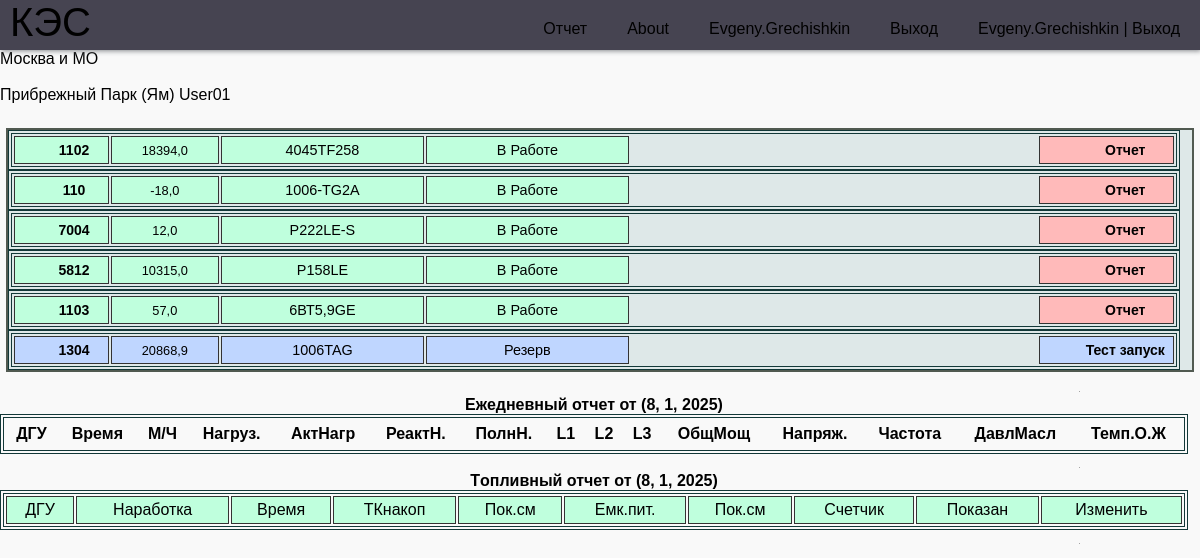
Before: /area/4/ (signed in) with the older database file.
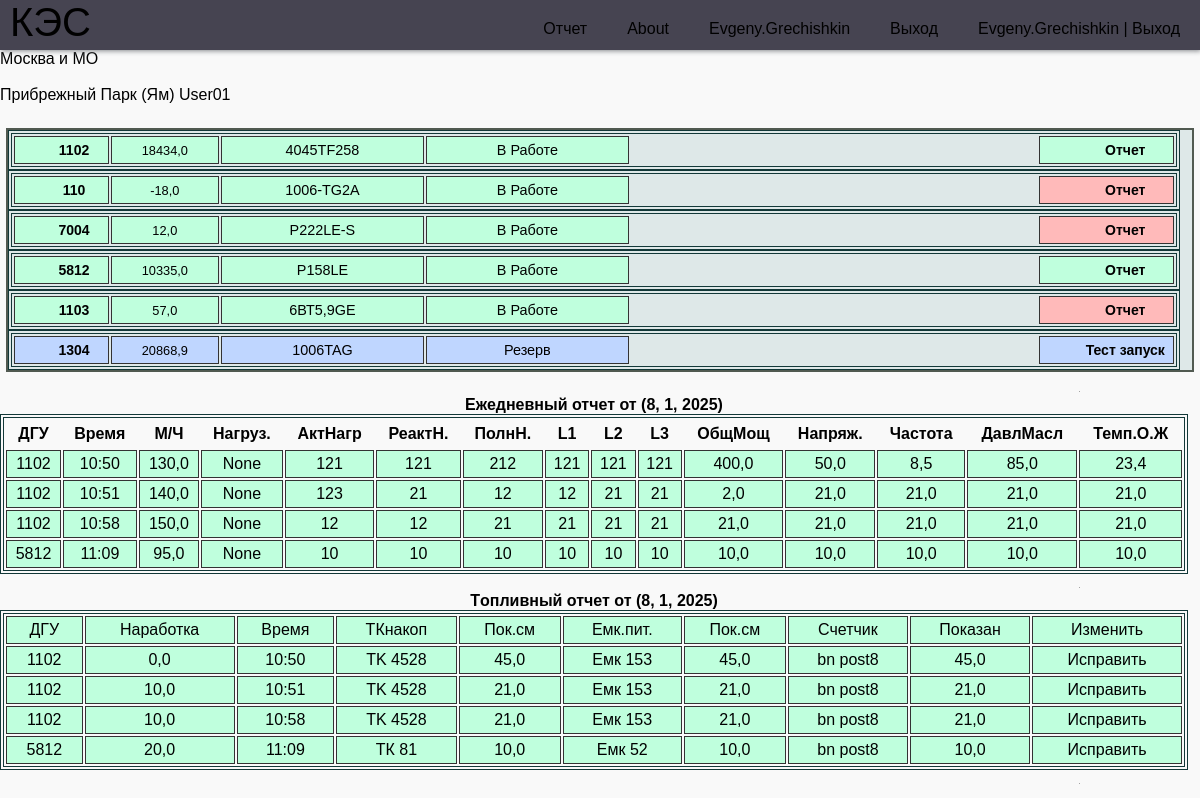
After: the same page with the newer database file.
### report/models.py (models this page shows, shortened)
class CreateDGU(models.Model):
    name = models.CharField(max_length=30, verbose_name="Номер Дгу")
    hours = models.FloatField(null=True, default=0, verbose_name='МотоЧасы')
    maker_dvs = models.ForeignKey(Maker, on_delete=models.SET_NULL, null=True, blank=True, verbose_name="Производитель")
    long_name = models.CharField(max_length=30, null=True, blank=True, verbose_name="Название Дгу")
    post_name = models.ForeignKey(Post, on_delete=models.SET_NULL, null=True, blank=True, verbose_name="Название поста")
    dvs = models.ForeignKey(DVS, on_delete=models.SET_NULL, null=True, blank=True, verbose_name="ДВС")
    alternator = models.ForeignKey(Alternator, on_delete=models.SET_NULL, null=True, blank=True, verbose_name="Генератор")
    location = models.ForeignKey(Location, on_delete=models.SET_NULL, null=True, blank=True, verbose_name="Обьект")
    work = models.BooleanField(default=False, verbose_name='в Работе')
    status = models.ForeignKey(Status, on_delete=models.SET_NULL, null=True, verbose_name="Состояние")
    emkost_nak = models.ForeignKey(TK, on_delete=models.SET_NULL, default=1,
                                   null=True, blank=True, verbose_name="Номер накопительной емкости")
    emkost_pit = models.ForeignKey(Emkost, on_delete=models.SET_NULL, default=1,
                                   null=True, blank=True, verbose_name="Номер питательной емкости")
    pump_meter = models.ForeignKey(Pump_meter, on_delete=models.SET_NULL, default=1,
                                   null=True, blank=True, verbose_name="Счетчик насоса")
    mercury = models.ForeignKey(Mercury, on_delete=models.SET_NULL, null=True, blank=True, default=1,
                                verbose_name="Счетчик меркурий")
    paralel = models.BooleanField(default=False, verbose_name='Паралель')
    koguch = models.BooleanField(default=False, verbose_name='Кожухное Исполнение')
    weight = models.PositiveIntegerField(null=True, blank=True, default=0, verbose_name='Вес кг')
    lsh = models.CharField(max_length=100, null=True, blank=True, verbose_name="Длинна * Ширина * Высота ")
    title = models.CharField(max_length=250, blank=True, verbose_name='Описание  проблем')
    data_to = models.DateField(blank=True, null=True,  verbose_name='Дата последнего ТО')
    motochas_to = models.PositiveIntegerField(null=True, blank=True,  verbose_name='Моточасы последнего ТО')
    interval_to = models.PositiveIntegerField(null=True, blank=True, default=300, verbose_name='Межсервисный интервал')
    nagruzka = models.BooleanField(default=True, verbose_name='Нагрузка')
    active = models.BooleanField(default=True, verbose_name='Активная Нагрузка')
    reactive = models.BooleanField(default=True, verbose_name='Реактивная Нагрузка')
    full_load = models.BooleanField(default=True, verbose_name='Полная Нагрузка')
    l1 = models.BooleanField(default=True, verbose_name='L1')
    l2 = models.BooleanField(default=True, verbose_name='L2')
    l3 = models.BooleanField(default=True, verbose_name='L3')
    total_power = models.BooleanField(default=True, verbose_name='Общая мощность')
    voltage = models.BooleanField(default=True, verbose_name='Напряжение')
    frequency = models.BooleanField(default=True, verbose_name='Частота')
    dmasla = models.BooleanField(default=True, verbose_name='Давление масла')
    tog = models.BooleanField(default=True, verbose_name='Темп. Охл. Жидкости')
    akb = models.BooleanField(default=True, verbose_name='АКБ')
    primechanie = models.BooleanField(default=True, verbose_name='Примечания')
    tk_nak = models.BooleanField(default=True, verbose_name='ТК')
    emk_pit = models.BooleanField(default=True, verbose_name='Емкость питательная')
    pump_m = models.BooleanField(default=True, verbose_name='Счетчик Насоса')
    mrc = models.BooleanField(default=False, verbose_name='Меркурий')
    class Meta:
        verbose_name = 'ДГУ'
        verbose_name_plural = 'ДГУ'

class DVS(models.Model):
    model_dvs = models.ForeignKey(DVSmodel, on_delete=models.SET_NULL, blank=True, null=True, verbose_name="ДВС")
    sn = models.CharField(max_length=70, blank=True, verbose_name='Серейный номер')
    engine_hours = models.FloatField(default=0, null=True, verbose_name="Моточасы")
    title = models.CharField(max_length=250, blank=True, verbose_name='Описание')
    class Meta:
        verbose_name = 'ДВС'
        verbose_name_plural = 'ДВС'

class DVSmodel(models.Model):
    model_dvs = models.CharField(blank=True, max_length=30, verbose_name='Модель ДВС')
    maker_dvs = models.ForeignKey(Maker, on_delete=models.SET_NULL, null=True, verbose_name="Производитель")
    power = models.IntegerField(blank=True, verbose_name="Мощьность ДВС")
    cylinders = models.IntegerField(blank=True, verbose_name="Количество цилиндров")
    volume = models.DecimalField(blank=True, null=True, max_digits=5, decimal_places=2,  verbose_name="Объем ДВС")
    weight = models.PositiveIntegerField(null=True, blank=True, default=0, verbose_name='Вес кг')
    title = models.CharField(max_length=250, blank=True, verbose_name='Описание')
    class Meta:
        verbose_name = 'Модель ДВС'
        verbose_name_plural = 'Модель ДВС'

class ReportDGU(models.Model):
    dgu = models.ForeignKey(CreateDGU, on_delete=models.SET_NULL, null=True, verbose_name="Номер Дгу")
    author = models.ForeignKey(get_user_model(), on_delete=models.SET_NULL, related_name='posts', null=True,
                               default=None)
    narabotka = models.FloatField(blank=True, null=True,  verbose_name='Моточасы')
    nar = models.FloatField(null=True, default=0, verbose_name='Наработка')
    nagruzka = models.PositiveIntegerField(null=True, blank=True, verbose_name='Нагрузка')
    active = models.PositiveIntegerField(null=True, blank=True,  verbose_name='Активная Нагрузка')
    reactive = models.PositiveIntegerField(null=True, blank=True,  verbose_name='Реактивная  Нагрузка')
    full_load = models.PositiveIntegerField(null=True, blank=True,  verbose_name='Полная  Нагрузка')
    l1 = models.PositiveSmallIntegerField(null=True, blank=True,  verbose_name='L1')
    l2 = models.PositiveSmallIntegerField(null=True, blank=True,  verbose_name='L2')
    l3 = models.PositiveSmallIntegerField(null=True, blank=True,  verbose_name='L3')
    total_power = models.PositiveSmallIntegerField(null=True, blank=True,  verbose_name='Общая Мощность')
    voltage = models.FloatField(blank=True, null=True,  verbose_name='Напряжение')
    frequency = models.FloatField(blank=True, null=True,  verbose_name='Частота')
    dmasla = models.FloatField(blank=True, null=True, verbose_name='Давление масла')
    tc = models.FloatField(blank=True, null=True,  verbose_name='Темп. Охл. Жидкости')
    akb = models.FloatField(blank=True, null=True, verbose_name='АКБ')
    title = models.CharField(max_length=450, null=True, blank=True,  verbose_name='Замечания')
    emkost_nak = models.ForeignKey(TK, on_delete=models.SET_NULL,
                                   null=True, blank=True, verbose_name="Номер накопительной емкости")
    emkost_nak_pok = models.FloatField(blank=True, null=True,  verbose_name='Уровень ДТ  см')
    emkost_pit = models.ForeignKey(Emkost, on_delete=models.SET_NULL,
                                   null=True, blank=True, verbose_name="Номер питательной емкости")
    emkost_pit_pok = models.FloatField(blank=True, null=True,  verbose_name='Уровень ДТ  см')
    pump_meter = models.ForeignKey(Pump_meter, on_delete=models.SET_NULL,
                                   null=True, blank=True, verbose_name="Счетчик насоса")
    pump_meter_pok = models.FloatField(blank=True, null=True,  verbose_name='Счетчик л')
    mercury = models.ForeignKey(Mercury, on_delete=models.SET_NULL, null=True, blank=True,
                                verbose_name="Счетчик меркурий")
    mercury_pok = models.FloatField(null=True, default=0, verbose_name='Покозания Меркурия')
    time_create = models.DateTimeField(auto_now_add=True, blank=True, null=True,)
    time_update = models.DateTimeField(auto_now=True, blank=True, null=True,)
    class Meta:
        verbose_name = 'Ежедневный отчет'
        verbose_name_plural = 'Ежедневный отчет'

class TK(models.Model):
    number = models.CharField(max_length=50, blank=True, null=True, verbose_name="Номер емкости")
    emkost = models.ForeignKey(Emkost, on_delete=models.CASCADE, null=True, blank=True, verbose_name="Емкость")
    title = models.CharField(max_length=250, blank=True, null=True, verbose_name="Примичание")
    class Meta:
        verbose_name = 'ТК'
        verbose_name_plural = 'ТК'

class Emkost(models.Model):
    number = models.CharField(max_length=50, blank=True, null=True, verbose_name="Номер емкости")
    model_em = models.ForeignKey(EmkostModel, on_delete=models.SET_NULL, null=True, blank=True,
                                 verbose_name="Название емкости")
    model_tk = models.ForeignKey(TKModel, on_delete=models.SET_NULL, null=True, blank=True,
                                 verbose_name="Название Контейнера")
    pitat = models.BooleanField(default=True, verbose_name='Питательная емкость')
    post_name = models.ForeignKey(Post, on_delete=models.SET_NULL, null=True, blank=True, verbose_name="Название поста")
    location = models.ForeignKey(Location, on_delete=models.CASCADE, null=True, blank=True,
                                 verbose_name="Название локации")
    pump_meter = models.ForeignKey(Pump_meter, on_delete=models.SET_NULL, null=True, blank=True, verbose_name="номер насоса")
    title = models.CharField(max_length=250, blank=True, null=True, verbose_name="Примичание")
    meter = models.FloatField(null=True, default=0, verbose_name='Измерения см.')
    class Meta:
        verbose_name = 'Емкость'
        verbose_name_plural = 'Емкость'

class Pump_meter(models.Model):
    name = models.CharField(max_length=10, blank=True, null=True,verbose_name="Номер насоса")
    title = models.CharField(max_length=250, blank=True, null=True,verbose_name="Примичание")
    meter = models.FloatField(null=True, default=0, verbose_name='Покозания счетчика насоса')
    meter1 = models.FloatField(null=True,  default=0, verbose_name='Покозания счетчика насоса короткое')
    class Meta:
        verbose_name = 'Насос топливный'
        verbose_name_plural = 'Насосы топливные'

### report/views.py (the view)
# urls.py: path("area/<int:id>/", area, name='area'),
@login_required
def area(request, id):
    y, m, d = (int(i) for i in date.today().isoformat().split("-"))
    dgus = CreateDGU.objects.filter(location=id)
    location = Location.objects.get(id=id)
    object_kes = Location.objects.get(id=id).object_kes.name
    report = ReportDGU.objects.filter(time_create__date=date(y, m, d), dgu__location__id=id)
    rpt = set(i.dgu.name for i in report)
    return render(request, "area.html",
                  {'dgus': dgus, 'location': location, 'object_kes': object_kes,
                   'report': report, 'rpt': rpt, 'dmy': (d, m, y)})

### report/templates/area.html (shortened to what the changed rows need)
{% extends 'base.html' %}
{% load static %}
{% block css %}
    <link rel="stylesheet" href="{% static 'style/style.css' %}">
    <link rel="stylesheet" href="{% static 'style/style_area.css' %}">
{% endblock css %}
{% block content %}
<main>
    <p>{{ object_kes }}</p> <br>
    <p>{{ location.name }} {{ location.operator }}</p> <br>
        <div class="blok_1  inline">
            {% for dgu in dgus %}
                <table>
                    <tr>
                        {% if dgu.status.id == 2 %}
                            <td class="st1 dgu_status_avar"><a href="{% url 'dgu' dgu.id %}" >{{dgu.name}}</a></td>
                            <td class="st5 dgu_status_avar">{{dgu.dvs.engine_hours}}</td>
                            <td class="st2 dgu_status_avar">{{dgu.dvs.model_dvs.model_dvs}}</td>
                            <td class="st3 dgu_status_avar">Аварийная остановка</td>
                            <td class="st6 dgu_status_avar">{{dgu.title}}</td>
                            <td class="st4 dgu_status_avar"><a href="../../create_report/{{dgu.id}}">Ремонт</a></td>
                        {% elif not dgu.work %}
                            <td class="st1 dgu_status_res"><a href="{% url 'dgu' dgu.id %}" >{{dgu.name}}</a></td>
                            <td class="st5 dgu_status_res">{{dgu.dvs.engine_hours}}</td>
                            <td class="st2 dgu_status_res">{{dgu.dvs.model_dvs.model_dvs}}</td>
                                {% if dgu.status.id == 4 %}
                                    <td class="st3 dgu_status_rem">Требуется незн. ремонт</td>
                                {% elif dgu.status.id == 5 %}
                                    <td class="st3 dgu_status_avar">Требуется ТО</td>
                                {% else %}
                                    <td class="st3 dgu_status_res">Резерв</td>
                                {% endif %}
                            <td class="st6 dgu_status_res">{{dgu.title}}</td>
                            <td class="st4 dgu_status_res"><a href="../../create_report/{{dgu.id}}">Тест запуск</a></td>
                        {% elif dgu.work %}
                            <td class="st1 dgu_status_rab" ><a href="{% url 'dgu' dgu.id %}" >{{dgu.name}}</a></td>
                            <td class="st5 dgu_status_rab">{{dgu.dvs.engine_hours}}</td>
                            <td class="st2 dgu_status_rab">{{dgu.dvs.model_dvs.model_dvs}}</td>
                                {% if dgu.status.id == 4 %}
                                    <td class="st3 dgu_status_rem">Требуется незн. ремонт</td>
                                {% elif dgu.status.id == 5 %}
                                    <td class="st3 dgu_status_avar">Требуется ТО</td>
                                {% else %}
                                    <td class="st3 dgu_status_rab">В Работе</td>
                                {% endif %}
                            <td class="st6 dgu_status_rab">{{dgu.title}}</td>
                            {% if dgu.name in rpt %}
                            <td class="st4 dgu_status_rab"><a href="../../create_report/{{dgu.id}}">Отчет</a></td>
                            {% else %}
                            <td class="st4 dgu_status_avar"><a href="../../create_report/{{dgu.id}}">Отчет</a></td>
                            {% endif %}
                        {% endif %}
                    </tr></table>
                {% endfor %}
            </div>
<table>
    <caption><b>Ежедневный отчет от {{ dmy }}</b></caption>
    <thead>
        <tr>
            <th class="stl_01" >ДГУ</th>
            <th class="stl_01" >Время</th>
            <th class="stl_1" >М/Ч</th>
            <th class="stl_3" >Нагруз.</th>
            <th class="stl_4" >АктНагр</th>
            <th class="stl_5" >РеактН.</th>
            <th class="stl_6" >ПолнН.</th>
            <th class="stl_7" >L1</th>
            <th class="stl_8" >L2</th>
            <th class="stl_9" >L3</th>
            <th class="stl_10" >ОбщМощ</th>
            <th class="stl_11" >Напряж.</th>
            <th class="stl_12" >Частота</th>
            <th class="stl_13" >ДавлМасл</th>
            <th class="stl_13" >Темп.О.Ж</th>
        </tr>
    </thead>
    <tbody>
        {% for rpt in report %}
        <tr>
            <td>{{ rpt.dgu.name }}</td>
            <td>{{ rpt.time_create|time:"H:i" }}</td>
            <td>{{ rpt.narabotka }}</td>
            <td>{{ rpt.nagruzka }}</td>
            <td>{{ rpt.active }}</td>
            <td>{{ rpt.full_load }}</td>
            <td>{{ rpt.l1}}</td>
            <td>{{ rpt.l2}}</td>
            <td>{{ rpt.l3}}</td>
            <td>{{ rpt.total_power}}</td>
            <td>{{ rpt.voltage}}</td>
            <td>{{ rpt.frequency}}</td>
            <td>{{ rpt.dmasla}}</td>
            <td>{{ rpt.tc}}</td>
            <td>{{ rpt.akb}}</td>
        </tr>
    {% endfor %}
    </tbody>
</table>
<table>
    <caption><b>Tопливный отчет от {{ dmy }}</b></caption>
        {% for rpt in report %}
        <tr>
            <td class="stl_01" >{{ rpt.dgu.name }}</td>
            <td class="stl_14" >{{ rpt.nar }}</td>
            <td class="stl_02" >{{ rpt.time_create|time:"H:i" }}</td></th>
            <td class="stl_15" >{{ rpt.emkost_nak.number }}</td>
            <td class="stl_16" >{{ rpt.emkost_nak_pok }}</td>
            <td class="stl_17" >{{ rpt.emkost_pit.number }}</td>
            <td class="stl_18" >{{ rpt.emkost_pit_pok }}</td>
            <td class="stl_19" >{{ rpt.pump_meter.name }}</td>
            <td class="stl_20" >{{ rpt.pump_meter_pok }}</td>
            <td class="stl_21 "><a href="../../edit_report/{{rpt.id}}">Исправить</a></td>
        </tr>
        {% endfor %}
</table>
</main>
{% endblock content %}

Changed rows visible on the page:
changed CreateDGU "4045TF258": dvs.engine_hours "18394,0" → "18434,0"
changed CreateDGU "Р158LE": dvs.engine_hours "10315,0" → "10335,0"
added ReportDGU: dgu.name "1102", time_create "10:50", narabotka "130,0", nagruzka "None", active "121", full_load "121", l1 "212", l2 "121", l3 "121", total_power "121", voltage "400,0", frequency "50,0", dmasla "8,5", tc "85,0", akb "23,4", nar "0,0", emkost_nak.number "TK 4528", emkost_nak_pok "45,0", emkost_pit.number "Емк 153", emkost_pit_pok "45,0", pump_meter.name "bn post8", pump_meter_pok "45,0"
added ReportDGU: dgu.name "1102", time_create "10:51", narabotka "140,0", nagruzka "None", active "123", full_load "21", l1 "12", l2 "12", l3 "21", total_power "21", voltage "2,0", frequency "21,0", dmasla "21,0", tc "21,0", akb "21,0", nar "10,0", emkost_nak.number "TK 4528", emkost_nak_pok "21,0", emkost_pit.number "Емк 153", emkost_pit_pok "21,0", pump_meter.name "bn post8", pump_meter_pok "21,0"
added ReportDGU: dgu.name "1102", time_create "10:58", narabotka "150,0", nagruzka "None", active "12", full_load "12", l1 "21", l2 "21", l3 "21", total_power "21", voltage "21,0", frequency "21,0", dmasla "21,0", tc "21,0", akb "21,0", nar "10,0", emkost_nak.number "TK 4528", emkost_nak_pok "21,0", emkost_pit.number "Емк 153", emkost_pit_pok "21,0", pump_meter.name "bn post8", pump_meter_pok "21,0"
added ReportDGU: dgu.name "5812", time_create "11:09", narabotka "95,0", nagruzka "None", active "10", full_load "10", l1 "10", l2 "10", l3 "10", total_power "10", voltage "10,0", frequency "10,0", dmasla "10,0", tc "10,0", akb "10,0", nar "20,0", emkost_nak.number "ТК 81", emkost_nak_pok "10,0", emkost_pit.number "Емк 52", emkost_pit_pok "10,0", pump_meter.name "bn post8", pump_meter_pok "10,0"
